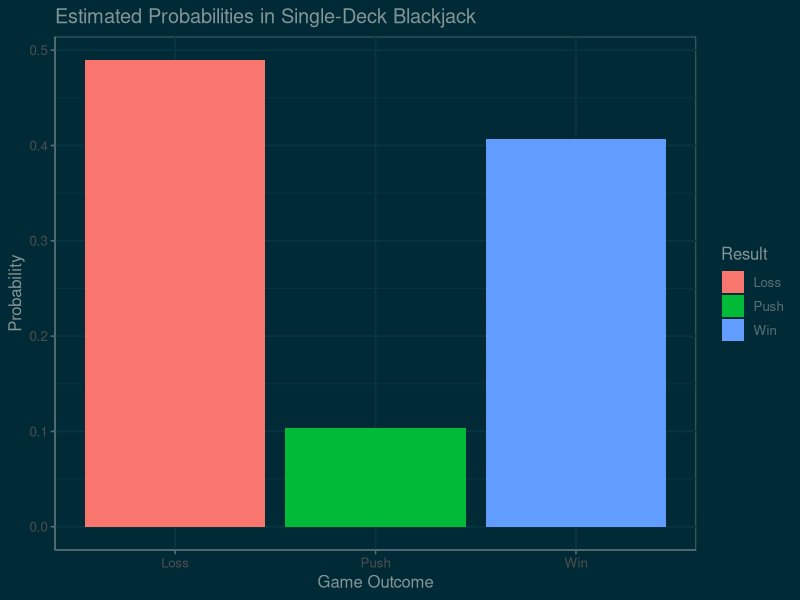

The R source for this figure:
## ---- chunk 1
library(purrr)
library(ggthemes)

simulate_blackjack_game <- function() {

  deck <- c(rep(2:10, 4), rep(10, 12), rep(11, 4)) 
  deck <- sample(deck, length(deck), replace = FALSE)
  

  player_hand <- deck[1:2]
  dealer_hand <- deck[3:4]
  deck <- deck[-(1:4)] 
  hand_total <- function(hand) {
    total <- sum(hand)
    num_aces <- sum(hand == 11)
  
    while (total > 21 & num_aces > 0) {
      total <- total - 10
      num_aces <- num_aces - 1
    }
    
    return(total)
  }
  
 
  while (hand_total(player_hand) < 17) {
    player_hand <- c(player_hand, deck[1])  
    deck <- deck[-1] 
  }
  player_total <- hand_total(player_hand)
  

  while (hand_total(dealer_hand) < 17) {
    dealer_hand <- c(dealer_hand, deck[1]) 
    deck <- deck[-1] 
  }
  dealer_total <- hand_total(dealer_hand)

  if (player_total > 21) {
    return("Loss") 
  } else if (dealer_total > 21 | player_total > dealer_total) {
    return("Win") 
  } else if (player_total == dealer_total) {
    return("Push") 
  } else {
    return("Loss") 
  }
}


num_simulations <- 100000
results <- map_chr(1:num_simulations, ~ simulate_blackjack_game())


win_prob <- mean(results == "Win")
loss_prob <- mean(results == "Loss")
push_prob <- mean(results == "Push")


cat("Estimated probability of winning:", win_prob, "\n")
cat("Estimated probability of losing:", loss_prob, "\n")
cat("Estimated probability of a push (tie):", push_prob, "\n")


library(ggplot2)
df <- data.frame(Result = c("Win", "Loss", "Push"), Probability = c(win_prob, loss_prob, push_prob))

ggplot(df, aes(x = Result, y = Probability, fill = Result)) +
  geom_bar(stat = "identity") +
  labs(title = "Estimated Probabilities in Single-Deck Blackjack", y = "Probability", x = "Game Outcome") +
  theme_minimal() + theme_solarized(light = FALSE)
